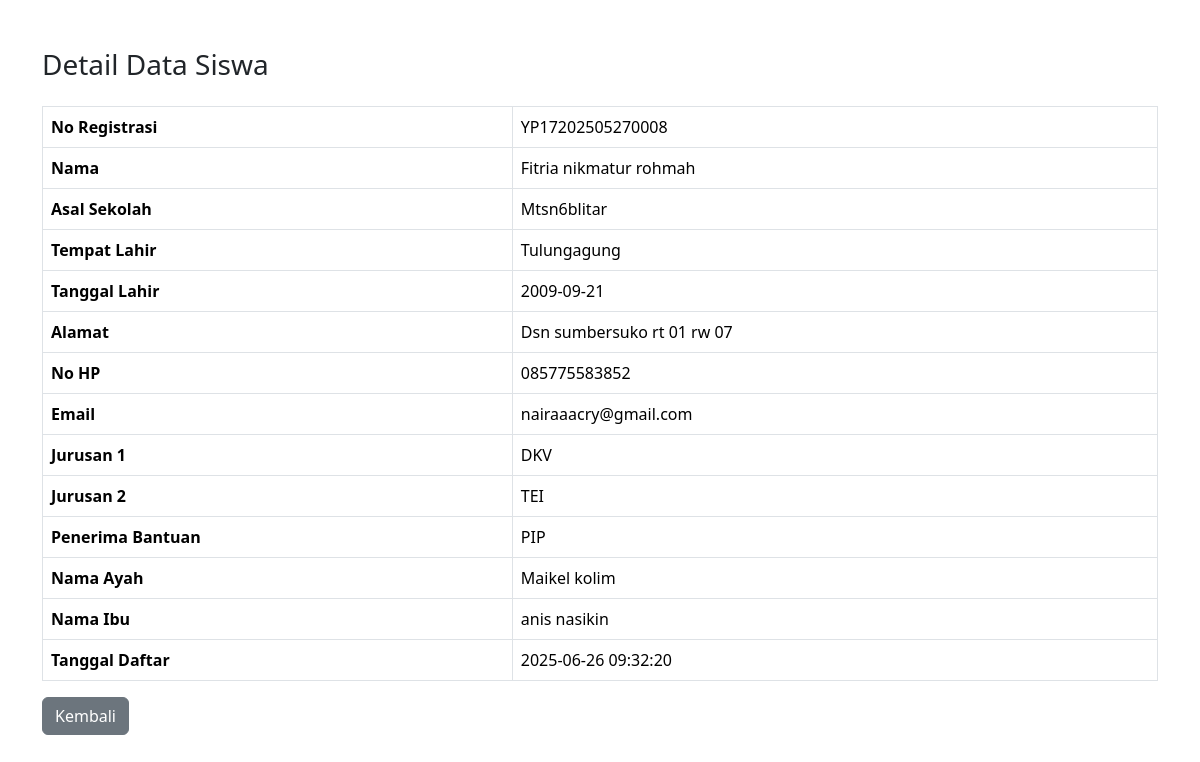
The page /ppdb/detail_siswa.php?id=8 on the database its author committed.
### tables this page shows
CREATE TABLE `tbl_siswa_verifikasi` (
  `id` int(11) NOT NULL,
  `nomor_registrasi` varchar(50) NOT NULL,
  `nama` varchar(250) NOT NULL,
  `asal` varchar(250) NOT NULL,
  `tempat_lahir` varchar(250) NOT NULL,
  `tgl_lahir` date NOT NULL,
  `alamat` varchar(500) NOT NULL,
  `no_hp` varchar(15) NOT NULL,
  `email` varchar(250) NOT NULL,
  `jurusan1` varchar(250) NOT NULL,
  `jurusan2` varchar(250) NOT NULL,
  `penerima_bantuan` varchar(250) NOT NULL,
  `nama_ayah` varchar(250) NOT NULL,
  `nama_ibu` varchar(250) NOT NULL,
  `tgl_daftar` datetime NOT NULL DEFAULT current_timestamp()
);

### ppdb/functions.php (called while the page is built, shortened)
<?php
$conn = mysqli_connect("localhost", "root", "", "dbsmkyp17");
function query($query)
{
    global $conn;
    $result = mysqli_query($conn, $query);
    $rows = [];
    while ($row = mysqli_fetch_assoc($result)) {
        $rows[] = $row;
    }
    return $rows;
}

### ppdb/detail_siswa.php (the view, shortened to what this page needs)
<?php
include "functions.php";
$id = $_GET['id'];
$siswa = query("SELECT * FROM tbl_siswa_verifikasi WHERE id = $id")[0];
?>
<!DOCTYPE html>
<html lang="en">
<head>
    <link href="https://cdn.jsdelivr.net/npm/bootstrap@5.3.3/dist/css/bootstrap.min.css" rel="stylesheet">
</head>
<body>
    <div class="container mt-5">
        <h3 class="mb-4">Detail Data Siswa</h3>
        <table class="table table-bordered">
            <tr><th>No Registrasi</th><td><?= $siswa['nomor_registrasi']; ?></td></tr>
            <tr><th>Nama</th><td><?= $siswa['nama']; ?></td></tr>
            <tr><th>Asal Sekolah</th><td><?= $siswa['asal']; ?></td></tr>
            <tr><th>Tempat Lahir</th><td><?= $siswa['tempat_lahir']; ?></td></tr>
            <tr><th>Tanggal Lahir</th><td><?= $siswa['tgl_lahir']; ?></td></tr>
            <tr><th>Alamat</th><td><?= $siswa['alamat']; ?></td></tr>
            <tr><th>No HP</th><td><?= $siswa['no_hp']; ?></td></tr>
            <tr><th>Email</th><td><?= $siswa['email']; ?></td></tr>
            <tr><th>Jurusan 1</th><td><?= $siswa['jurusan1']; ?></td></tr>
            <tr><th>Jurusan 2</th><td><?= $siswa['jurusan2']; ?></td></tr>
            <tr><th>Penerima Bantuan</th><td><?= $siswa['penerima_bantuan']; ?></td></tr>
            <tr><th>Nama Ayah</th><td><?= $siswa['nama_ayah']; ?></td></tr>
            <tr><th>Nama Ibu</th><td><?= $siswa['nama_ibu']; ?></td></tr>
            <tr><th>Tanggal Daftar</th><td><?= $siswa['tgl_daftar']; ?></td></tr>
        </table>
        <a href="siswa_diterima.php" class="btn btn-secondary">Kembali</a>
    </div>
</body>
</html>

### rows shown on the page
tbl_siswa_verifikasi: nomor_registrasi "YP17202505270008", nama "Fitria nikmatur rohmah", asal "Mtsn6blitar", tempat_lahir "Tulungagung", tgl_lahir "2009-09-21", alamat "Dsn sumbersuko rt 01 rw 07", no_hp "085775583852", email "nairaaacry@gmail.com", jurusan1 "DKV", jurusan2 "TEI", penerima_bantuan "PIP", nama_ayah "Maikel kolim", nama_ibu "anis nasikin", tgl_daftar "2025-06-26 09:32:20"
